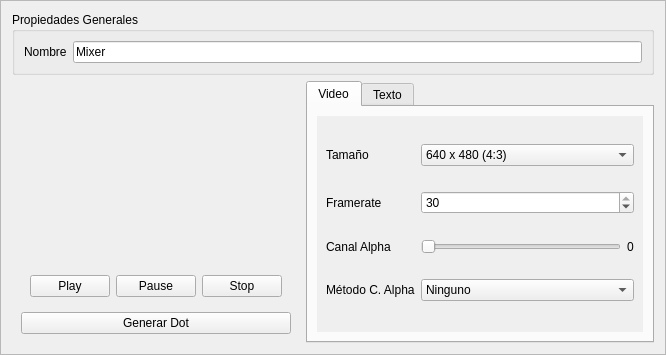
<?xml version="1.0" encoding="UTF-8"?>
<ui version="4.0">
 <class>WidgetMixer</class>
 <widget class="QFrame" name="WidgetMixer">
  <property name="geometry">
   <rect>
    <x>0</x>
    <y>0</y>
    <width>666</width>
    <height>332</height>
   </rect>
  </property>
  <property name="sizePolicy">
   <sizepolicy hsizetype="Preferred" vsizetype="Fixed">
    <horstretch>0</horstretch>
    <verstretch>0</verstretch>
   </sizepolicy>
  </property>
  <property name="windowTitle">
   <string>Frame</string>
  </property>
  <property name="frameShape">
   <enum>QFrame::StyledPanel</enum>
  </property>
  <property name="frameShadow">
   <enum>QFrame::Raised</enum>
  </property>
  <layout class="QGridLayout" name="gridLayout_4">
   <item row="0" column="0" colspan="2">
    <widget class="QGroupBox" name="GroupBoxGeneralSettings">
     <property name="minimumSize">
      <size>
       <width>0</width>
       <height>0</height>
      </size>
     </property>
     <property name="title">
      <string>Propiedades Generales</string>
     </property>
     <layout class="QGridLayout" name="LayoutGeneralSettings">
      <item row="0" column="1">
       <widget class="QLineEdit" name="LineEditName">
        <property name="text">
         <string>Mixer</string>
        </property>
        <property name="maxLength">
         <number>20</number>
        </property>
        <property name="readOnly">
         <bool>true</bool>
        </property>
       </widget>
      </item>
      <item row="0" column="0">
       <widget class="QLabel" name="LabelName">
        <property name="text">
         <string>Nombre</string>
        </property>
       </widget>
      </item>
     </layout>
    </widget>
   </item>
   <item row="1" column="0">
    <widget class="QWidget" name="widget_3" native="true">
     <property name="sizePolicy">
      <sizepolicy hsizetype="Fixed" vsizetype="Fixed">
       <horstretch>0</horstretch>
       <verstretch>0</verstretch>
      </sizepolicy>
     </property>
     <layout class="QVBoxLayout" name="verticalLayout">
      <item>
       <widget class="QWidget" name="WidgetPreview" native="true">
        <property name="sizePolicy">
         <sizepolicy hsizetype="Minimum" vsizetype="Minimum">
          <horstretch>0</horstretch>
          <verstretch>0</verstretch>
         </sizepolicy>
        </property>
        <property name="minimumSize">
         <size>
          <width>170</width>
          <height>170</height>
         </size>
        </property>
       </widget>
      </item>
      <item>
       <widget class="QWidget" name="WidgetButtons" native="true">
        <property name="sizePolicy">
         <sizepolicy hsizetype="Fixed" vsizetype="Fixed">
          <horstretch>0</horstretch>
          <verstretch>0</verstretch>
         </sizepolicy>
        </property>
        <layout class="QHBoxLayout" name="horizontalLayout_3">
         <item>
          <widget class="QPushButton" name="ButtonPlay">
           <property name="text">
            <string>Play</string>
           </property>
           <property name="icon">
            <iconset theme="media-playback-start">
             <normaloff/>
            </iconset>
           </property>
           <property name="iconSize">
            <size>
             <width>22</width>
             <height>22</height>
            </size>
           </property>
          </widget>
         </item>
         <item>
          <widget class="QPushButton" name="ButtonPause">
           <property name="text">
            <string>Pause</string>
           </property>
           <property name="icon">
            <iconset theme="media-playback-pause">
             <normaloff/>
            </iconset>
           </property>
           <property name="iconSize">
            <size>
             <width>22</width>
             <height>22</height>
            </size>
           </property>
          </widget>
         </item>
         <item>
          <widget class="QPushButton" name="ButtonStop">
           <property name="text">
            <string>Stop</string>
           </property>
           <property name="icon">
            <iconset theme="media-playback-stop">
             <normaloff/>
            </iconset>
           </property>
           <property name="iconSize">
            <size>
             <width>22</width>
             <height>22</height>
            </size>
           </property>
          </widget>
         </item>
        </layout>
       </widget>
      </item>
      <item>
       <widget class="QPushButton" name="ButtonDot">
        <property name="text">
         <string>Generar Dot</string>
        </property>
        <property name="icon">
         <iconset theme="application-x-designer">
          <normaloff/>
         </iconset>
        </property>
        <property name="iconSize">
         <size>
          <width>22</width>
          <height>22</height>
         </size>
        </property>
        <property name="checkable">
         <bool>false</bool>
        </property>
       </widget>
      </item>
     </layout>
     <zorder>WidgetButtons</zorder>
     <zorder>WidgetPreview</zorder>
     <zorder>ButtonDot</zorder>
    </widget>
   </item>
   <item row="1" column="1">
    <widget class="QTabWidget" name="tabWidget">
     <property name="currentIndex">
      <number>0</number>
     </property>
     <widget class="QWidget" name="TabVideo">
      <attribute name="title">
       <string>Video</string>
      </attribute>
      <layout class="QGridLayout" name="gridLayout_2">
       <item row="0" column="0">
        <widget class="QScrollArea" name="scrollArea">
         <property name="frameShape">
          <enum>QFrame::NoFrame</enum>
         </property>
         <property name="widgetResizable">
          <bool>true</bool>
         </property>
         <widget class="QWidget" name="scrollAreaWidgetContents">
          <property name="geometry">
           <rect>
            <x>0</x>
            <y>0</y>
            <width>352</width>
            <height>219</height>
           </rect>
          </property>
          <layout class="QGridLayout" name="gridLayout">
           <item row="0" column="0">
            <widget class="QLabel" name="LabelVideoSize">
             <property name="text">
              <string>Tamaño</string>
             </property>
            </widget>
           </item>
           <item row="0" column="1" colspan="2">
            <widget class="QComboBox" name="ComboBoxVideoSize">
             <item>
              <property name="text">
               <string>640 x 480 (4:3)</string>
              </property>
             </item>
             <item>
              <property name="text">
               <string>800 x 600 (4:3)</string>
              </property>
             </item>
             <item>
              <property name="text">
               <string>1024 x 768 (4:3)</string>
              </property>
             </item>
             <item>
              <property name="text">
               <string>1024 x 576 (16:9)</string>
              </property>
             </item>
             <item>
              <property name="text">
               <string>1280 x 720 (16:9)</string>
              </property>
             </item>
            </widget>
           </item>
           <item row="1" column="0">
            <widget class="QLabel" name="LabelFramerate">
             <property name="text">
              <string>Framerate</string>
             </property>
            </widget>
           </item>
           <item row="2" column="0">
            <widget class="QLabel" name="LabelAlpha">
             <property name="text">
              <string>Canal Alpha</string>
             </property>
            </widget>
           </item>
           <item row="2" column="1">
            <widget class="QSlider" name="SliderAlpha">
             <property name="enabled">
              <bool>true</bool>
             </property>
             <property name="maximum">
              <number>100</number>
             </property>
             <property name="value">
              <number>0</number>
             </property>
             <property name="orientation">
              <enum>Qt::Horizontal</enum>
             </property>
            </widget>
           </item>
           <item row="2" column="2">
            <widget class="QLabel" name="LabelAlphaValue">
             <property name="text">
              <string>0</string>
             </property>
            </widget>
           </item>
           <item row="3" column="0">
            <widget class="QLabel" name="LabelAlphaMethod">
             <property name="text">
              <string>Método C. Alpha</string>
             </property>
            </widget>
           </item>
           <item row="1" column="1" colspan="2">
            <widget class="QSpinBox" name="SpinBoxFramerate">
             <property name="minimum">
              <number>1</number>
             </property>
             <property name="maximum">
              <number>30</number>
             </property>
             <property name="value">
              <number>30</number>
             </property>
            </widget>
           </item>
           <item row="3" column="1" colspan="2">
            <widget class="QComboBox" name="ComboBoxAlphaMethod">
             <item>
              <property name="text">
               <string>Ninguno</string>
              </property>
             </item>
             <item>
              <property name="text">
               <string>Verde</string>
              </property>
             </item>
             <item>
              <property name="text">
               <string>Azul</string>
              </property>
             </item>
            </widget>
           </item>
          </layout>
         </widget>
        </widget>
       </item>
      </layout>
     </widget>
     <widget class="QWidget" name="TabText">
      <attribute name="title">
       <string>Texto</string>
      </attribute>
      <layout class="QGridLayout" name="LayoutTextSettings">
       <item row="0" column="1">
        <widget class="QCheckBox" name="CheckBoxText">
         <property name="sizePolicy">
          <sizepolicy hsizetype="Fixed" vsizetype="Fixed">
           <horstretch>0</horstretch>
           <verstretch>0</verstretch>
          </sizepolicy>
         </property>
         <property name="text">
          <string>Mostrar Texto</string>
         </property>
        </widget>
       </item>
       <item row="1" column="0">
        <widget class="QLabel" name="LabelText">
         <property name="text">
          <string>Texto</string>
         </property>
        </widget>
       </item>
       <item row="1" column="1" colspan="3">
        <widget class="QLineEdit" name="LineEditText">
         <property name="enabled">
          <bool>false</bool>
         </property>
         <property name="text">
          <string>texto</string>
         </property>
         <property name="maxLength">
          <number>100</number>
         </property>
        </widget>
       </item>
       <item row="2" column="0">
        <widget class="QLabel" name="LabelXposText">
         <property name="text">
          <string>Xpos</string>
         </property>
        </widget>
       </item>
       <item row="2" column="1" colspan="3">
        <widget class="QSlider" name="SliderXposText">
         <property name="enabled">
          <bool>false</bool>
         </property>
         <property name="sizePolicy">
          <sizepolicy hsizetype="Expanding" vsizetype="Fixed">
           <horstretch>0</horstretch>
           <verstretch>0</verstretch>
          </sizepolicy>
         </property>
         <property name="maximum">
          <number>100</number>
         </property>
         <property name="orientation">
          <enum>Qt::Horizontal</enum>
         </property>
         <property name="tickPosition">
          <enum>QSlider::TicksAbove</enum>
         </property>
         <property name="tickInterval">
          <number>10</number>
         </property>
        </widget>
       </item>
       <item row="2" column="4">
        <widget class="QLabel" name="LabelXposValueText">
         <property name="sizePolicy">
          <sizepolicy hsizetype="Fixed" vsizetype="Preferred">
           <horstretch>0</horstretch>
           <verstretch>0</verstretch>
          </sizepolicy>
         </property>
         <property name="text">
          <string>0</string>
         </property>
        </widget>
       </item>
       <item row="3" column="0">
        <widget class="QLabel" name="LabelYposText">
         <property name="text">
          <string>Ypos</string>
         </property>
        </widget>
       </item>
       <item row="3" column="1" colspan="3">
        <widget class="QSlider" name="SliderYposText">
         <property name="enabled">
          <bool>false</bool>
         </property>
         <property name="sizePolicy">
          <sizepolicy hsizetype="Expanding" vsizetype="Fixed">
           <horstretch>0</horstretch>
           <verstretch>0</verstretch>
          </sizepolicy>
         </property>
         <property name="maximum">
          <number>100</number>
         </property>
         <property name="orientation">
          <enum>Qt::Horizontal</enum>
         </property>
         <property name="tickPosition">
          <enum>QSlider::TicksAbove</enum>
         </property>
         <property name="tickInterval">
          <number>10</number>
         </property>
        </widget>
       </item>
       <item row="3" column="4">
        <widget class="QLabel" name="LabelYposValueText">
         <property name="sizePolicy">
          <sizepolicy hsizetype="Fixed" vsizetype="Preferred">
           <horstretch>0</horstretch>
           <verstretch>0</verstretch>
          </sizepolicy>
         </property>
         <property name="text">
          <string>0</string>
         </property>
        </widget>
       </item>
       <item row="4" column="0">
        <widget class="QLabel" name="LabelFont">
         <property name="text">
          <string>Fuente</string>
         </property>
        </widget>
       </item>
       <item row="4" column="1" colspan="3">
        <widget class="QFontComboBox" name="FontComboBox">
         <property name="enabled">
          <bool>false</bool>
         </property>
         <property name="fontFilters">
          <set>QFontComboBox::AllFonts</set>
         </property>
        </widget>
       </item>
       <item row="5" column="0">
        <widget class="QLabel" name="LabelTextSize">
         <property name="text">
          <string>Tamaño</string>
         </property>
        </widget>
       </item>
       <item row="5" column="1">
        <widget class="QSpinBox" name="SpinBoxTextSize">
         <property name="enabled">
          <bool>false</bool>
         </property>
         <property name="minimum">
          <number>8</number>
         </property>
         <property name="maximum">
          <number>72</number>
         </property>
        </widget>
       </item>
       <item row="5" column="2">
        <widget class="QLabel" name="LabelStyle">
         <property name="text">
          <string>Estilo</string>
         </property>
        </widget>
       </item>
       <item row="5" column="3">
        <widget class="QComboBox" name="ComboBoxStyle">
         <property name="enabled">
          <bool>false</bool>
         </property>
         <item>
          <property name="text">
           <string>Normal</string>
          </property>
         </item>
         <item>
          <property name="text">
           <string>Negrita</string>
          </property>
         </item>
         <item>
          <property name="text">
           <string>Cursiva</string>
          </property>
         </item>
         <item>
          <property name="text">
           <string>Negrita y Cursiva</string>
          </property>
         </item>
        </widget>
       </item>
      </layout>
     </widget>
    </widget>
   </item>
  </layout>
 </widget>
 <resources/>
 <connections/>
</ui>
